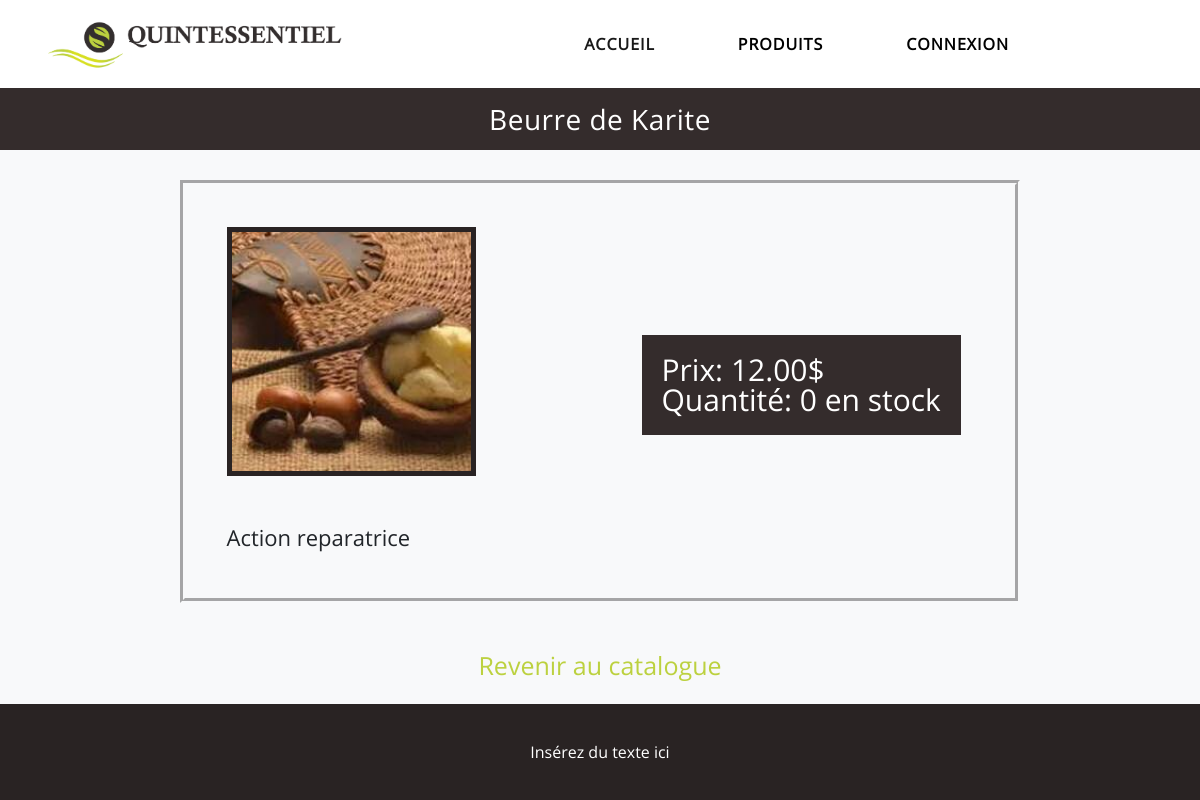
Page /Item.php?productId=1 on the committed database.
### tables this page shows
CREATE TABLE product (
	id_product INT NOT NULL AUTO_INCREMENT,
	name VARCHAR(128) NOT NULL,
	is_sellable BOOLEAN NOT NULL DEFAULT 0,
	description TEXT,
	price DECIMAL(7,2) NOT NULL DEFAULT 0.00,
	quantity INT NOT NULL DEFAULT 0,
	image_path VARCHAR(255),
	PRIMARY KEY (id_product)
);

### phpScripts/Product/MgrProduct.php (called while the page is built, shortened)
<?php
include_once "Product.php";
require_once __DIR__ . '/../QueryEngine.php';
class MgrProduct
{
    private $products;
    private $mgrCategory;
    public function __construct()
    {
        $this->mgrCategory = new MgrCategory();
        $this->products = array();
    }
    public function getProductById($id_product)
    {
        $queryEngine = new QueryEngine();
        $query = "SELECT * FROM Product WHERE id_product = :id";
        $parameters =
            [
                ":id" => $id_product
            ];
        $resultSet = $queryEngine->executeQuery($query, $parameters);
        if (!$resultSet) {
            echo "Error while trying to load products by id";
        } else {
            $this->resultToArray($resultSet);
        }
    }
    private function resultToArray($resultSet)
    {
        $this->products = array();
        foreach ($resultSet->fetchAll(\PDO::FETCH_NUM) as $result) {
            $categories = $this->getProductCategoriesArray($result[0]);
            $product = new Product(
                $result[1],
                $categories,
                $result[2],
                $result[4],
                $result[3],
                $result[5],
                $result[6]
            );
            $product->setId($result[0]);
            array_push($this->products, $product);
        }
    }
    public function getProductCategoriesArray($productId)
    {
		$this->mgrCategory->getProductCategories($productId);
		$categories = $this->mgrCategory->getCategories();
		return $categories;
    }
    public function getProduct()
    {
        return $this->products;
    }
}
?>

### phpScripts/Product/Product.php (called while the page is built, shortened)
<?php
class Product implements JsonSerializable
{
    private $name;
    private $price;
    private $description;
    private $quantity;
    private $imagePath;
    public function __construct($name, $categories, $isSellable, $price, $description, $quantity, $imagePath, $volumeUsed = 0)
    {
        $this->name = $name;
        $this->price = $price;
        $this->description = $description;
        $this->quantity = $quantity;
        $this->imagePath = $imagePath;
    }
    public function getName()
    {
        return $this->name;
    }
    public function getPrice()
    {
        return $this->price;
    }
    public function getDescription()
    {
        return $this->description;
    }
    public function getQuantity()
    {
        return $this->quantity;
    }
    public function getImagePath()
    {
        return $this->imagePath;
    }
}

### phpScripts/QueryEngine.php (called while the page is built, shortened)
<?php
class QueryEngine
{
    private $db;
    public function __construct()
    {
        $this->db = new MgrDbConnection("quintessentieldb", "root", "", true);
    }
    public function executeQuery($queryString, $parametersMap=[])
    {
        $conn = $this->db->getDbConn();
        $query = $queryString;
        $loading = $conn->prepare($query);
        foreach ($parametersMap as $key => $value) {
            $loading->bindValue($key, $value);
        }
        try {
            if (!$loading->execute()) {
                throw new Exception("Error");
            } else {
                return $loading;
            }
        } catch (Exception $e) {
            return false;
        }
    }
}

### phpScripts/Product/CtrlProduct.php (the view, shortened to what this page needs)
<?php
include_once "MgrProduct.php";
class CtrlProduct
{
    private $mgrProduct;
    public function __construct()
    {
        $this->mgrProduct = new MgrProduct();
    }
    public function loadProductById($id)
    {
        $product = $this->getMgrProduct()->getProductById($id);
        $this->displaySingleProduct();
    }
    private function displaySingleProduct()
    {
        $html = "";
        if(!empty($this->getMgrProduct()->getProduct()))
        {
            $product = $this->getMgrProduct()->getProduct()[0];
            $html .= "<div class='page-title-bar'>";
            $html .= "<h1>".$product->getName()."</h1>";
            $html .= "</div>";
            $html .= "<div class='single-product'>";
            $html .= "<img src='images/imgProducts/" . $product->getImagePath() . "' alt='".$product->getName()."'/>";
            $html .= "<p class='side-text'><span class='prix'>Prix: " . $product->getPrice() . "$</span>";
            $html .= "<span class='stock'>Quantité: " . $product->getQuantity() . " en stock</span></p>";
            $html .= "<p class='desc'>" .  $product->getDescription() . "</p>";
            $html .= "</div>";
            $html .= "<p class='align-center'><a href='catalog.php' title='Page précédente'>Revenir au catalogue</a></p>";
        }
        else {
            $html .= "<p>Aucun item ne correspond!</p>";
        }
        echo $html;
    }
    public function getMgrProduct()
    {
        return $this->mgrProduct;
    }
}

### css/style_index.css (style rules this page uses)
html, body, div, span, applet, object, iframe, h1, h2, h3, h4, h5, h6, p, blockquote, pre, a, abbr, acronym, address, big, cite, code, del, dfn, em, img, ins, kbd, q, s, samp, small, strike, strong, sub, sup, tt, var, b, u, i, center, dl, dt, dd, ol, ul, li, fieldset, form, label, legend, table, caption, tbody, tfoot, thead, tr, th, td, article, aside, canvas, details, embed, figure, figcaption, footer, header, hgroup, menu, nav, output, ruby, section, summary, time, mark, audio, video { margin: 0; padding: 0; border: 0; vertical-align: baseline; }
article, aside, details, figcaption, figure, footer, header, hgroup, menu, nav, section { display: block; }
body { line-height: 1; }
ol, ul { list-style: none; }
* { box-sizing: border-box; }
body { font-family: 'OpenSans', Arial, Helvetica, sans-serif; padding:0; overflow-x: hidden; }
img { max-width: 100%; height: auto; }
.img-logo-nav { width: 350px; max-width: 100%; height: auto; display: block; margin: 5px 30px; }
.navbar-light { background-color: #fff !important; }
.navbar-nav { margin-right: 100px; padding:0; }
.navbar-light .navbar-nav .nav-link { margin-right: 50px; }
.navbar-light .navbar-nav .nav-link { padding-right: 25px; color: #000; text-transform: uppercase; letter-spacing: 1px; font-weight: 600; }
.page-title-bar { background-color: #342c2c; padding: 17px 20px; }
.page-title-bar h1 { text-align: center; color: #fff; font-size: 28px; font-weight: 500; letter-spacing: 0.5px; line-height: 28px; margin: 0; }
.single-product { width:70%; margin:auto; text-align: left; margin-top:30px; background-color: #F8F9FA; border:5px groove #F8F9FA; }
.single-product img { width:30%; min-width: 200px; display: inline-block; vertical-align: top; border:5px solid #292323; margin-left:5%; margin-top:5%; }
.single-product .desc { width:70%; font-size:22px; display: inline-block; vertical-align: middle; padding-top:50px; margin-left:5%; padding-bottom:50px; }
.single-product .side-text { margin-left:15%; margin-top:150px; min-width:20%; display: inline-block; background-color: #342C2C; color:white; padding:20px; font-size: 30px; }
.single-product .side-text span { text-align: left; display: block; }
.align-center a { color:#bcd13f; }
.align-center { text-align:center; margin-top: 50px; font-size: 25px; }
.single-product .side-text { margin-left:20%; margin-top:150px; min-width:20%; display: inline-block; background-color: #342C2C; color:white; padding:20px; font-size: 30px; }

### rows in the picture
product: name "Beurre de Karite", image_path (picture), price "12.00", quantity "0", description "Action reparatrice"
